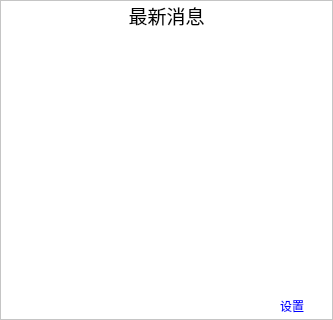
<?xml version="1.0" encoding="UTF-8"?>
<ui version="4.0">
 <class>Frame</class>
 <widget class="QFrame" name="Frame">
  <property name="geometry">
   <rect>
    <x>0</x>
    <y>0</y>
    <width>333</width>
    <height>320</height>
   </rect>
  </property>
  <property name="windowTitle">
   <string>Frame</string>
  </property>
  <property name="styleSheet">
   <string notr="true">QFrame#Frame
{
background-color: rgb(255, 255, 255);}</string>
  </property>
  <property name="frameShape">
   <enum>QFrame::StyledPanel</enum>
  </property>
  <property name="frameShadow">
   <enum>QFrame::Raised</enum>
  </property>
  <layout class="QVBoxLayout" name="verticalLayout">
   <property name="spacing">
    <number>25</number>
   </property>
   <property name="leftMargin">
    <number>0</number>
   </property>
   <property name="topMargin">
    <number>0</number>
   </property>
   <property name="rightMargin">
    <number>0</number>
   </property>
   <property name="bottomMargin">
    <number>0</number>
   </property>
   <item>
    <widget class="QLabel" name="label">
     <property name="text">
      <string>&lt;html&gt;&lt;head/&gt;&lt;body&gt;&lt;p align=&quot;center&quot;&gt;&lt;span style=&quot; font-size:14pt;&quot;&gt;最新消息&lt;/span&gt;&lt;/p&gt;&lt;/body&gt;&lt;/html&gt;</string>
     </property>
    </widget>
   </item>
   <item>
    <spacer name="verticalSpacer">
     <property name="orientation">
      <enum>Qt::Vertical</enum>
     </property>
     <property name="sizeHint" stdset="0">
      <size>
       <width>20</width>
       <height>40</height>
      </size>
     </property>
    </spacer>
   </item>
   <item>
    <layout class="QHBoxLayout" name="horizontalLayout">
     <item>
      <spacer name="horizontalSpacer">
       <property name="orientation">
        <enum>Qt::Horizontal</enum>
       </property>
       <property name="sizeHint" stdset="0">
        <size>
         <width>40</width>
         <height>20</height>
        </size>
       </property>
      </spacer>
     </item>
     <item>
      <widget class="QPushButton" name="pushButton">
       <property name="sizePolicy">
        <sizepolicy hsizetype="Fixed" vsizetype="Fixed">
         <horstretch>0</horstretch>
         <verstretch>0</verstretch>
        </sizepolicy>
       </property>
       <property name="styleSheet">
        <string notr="true">QPushButton{
color: blue;
} </string>
       </property>
       <property name="text">
        <string>设置</string>
       </property>
       <property name="checkable">
        <bool>true</bool>
       </property>
       <property name="default">
        <bool>false</bool>
       </property>
       <property name="flat">
        <bool>true</bool>
       </property>
      </widget>
     </item>
    </layout>
   </item>
  </layout>
 </widget>
 <resources/>
 <connections/>
</ui>
